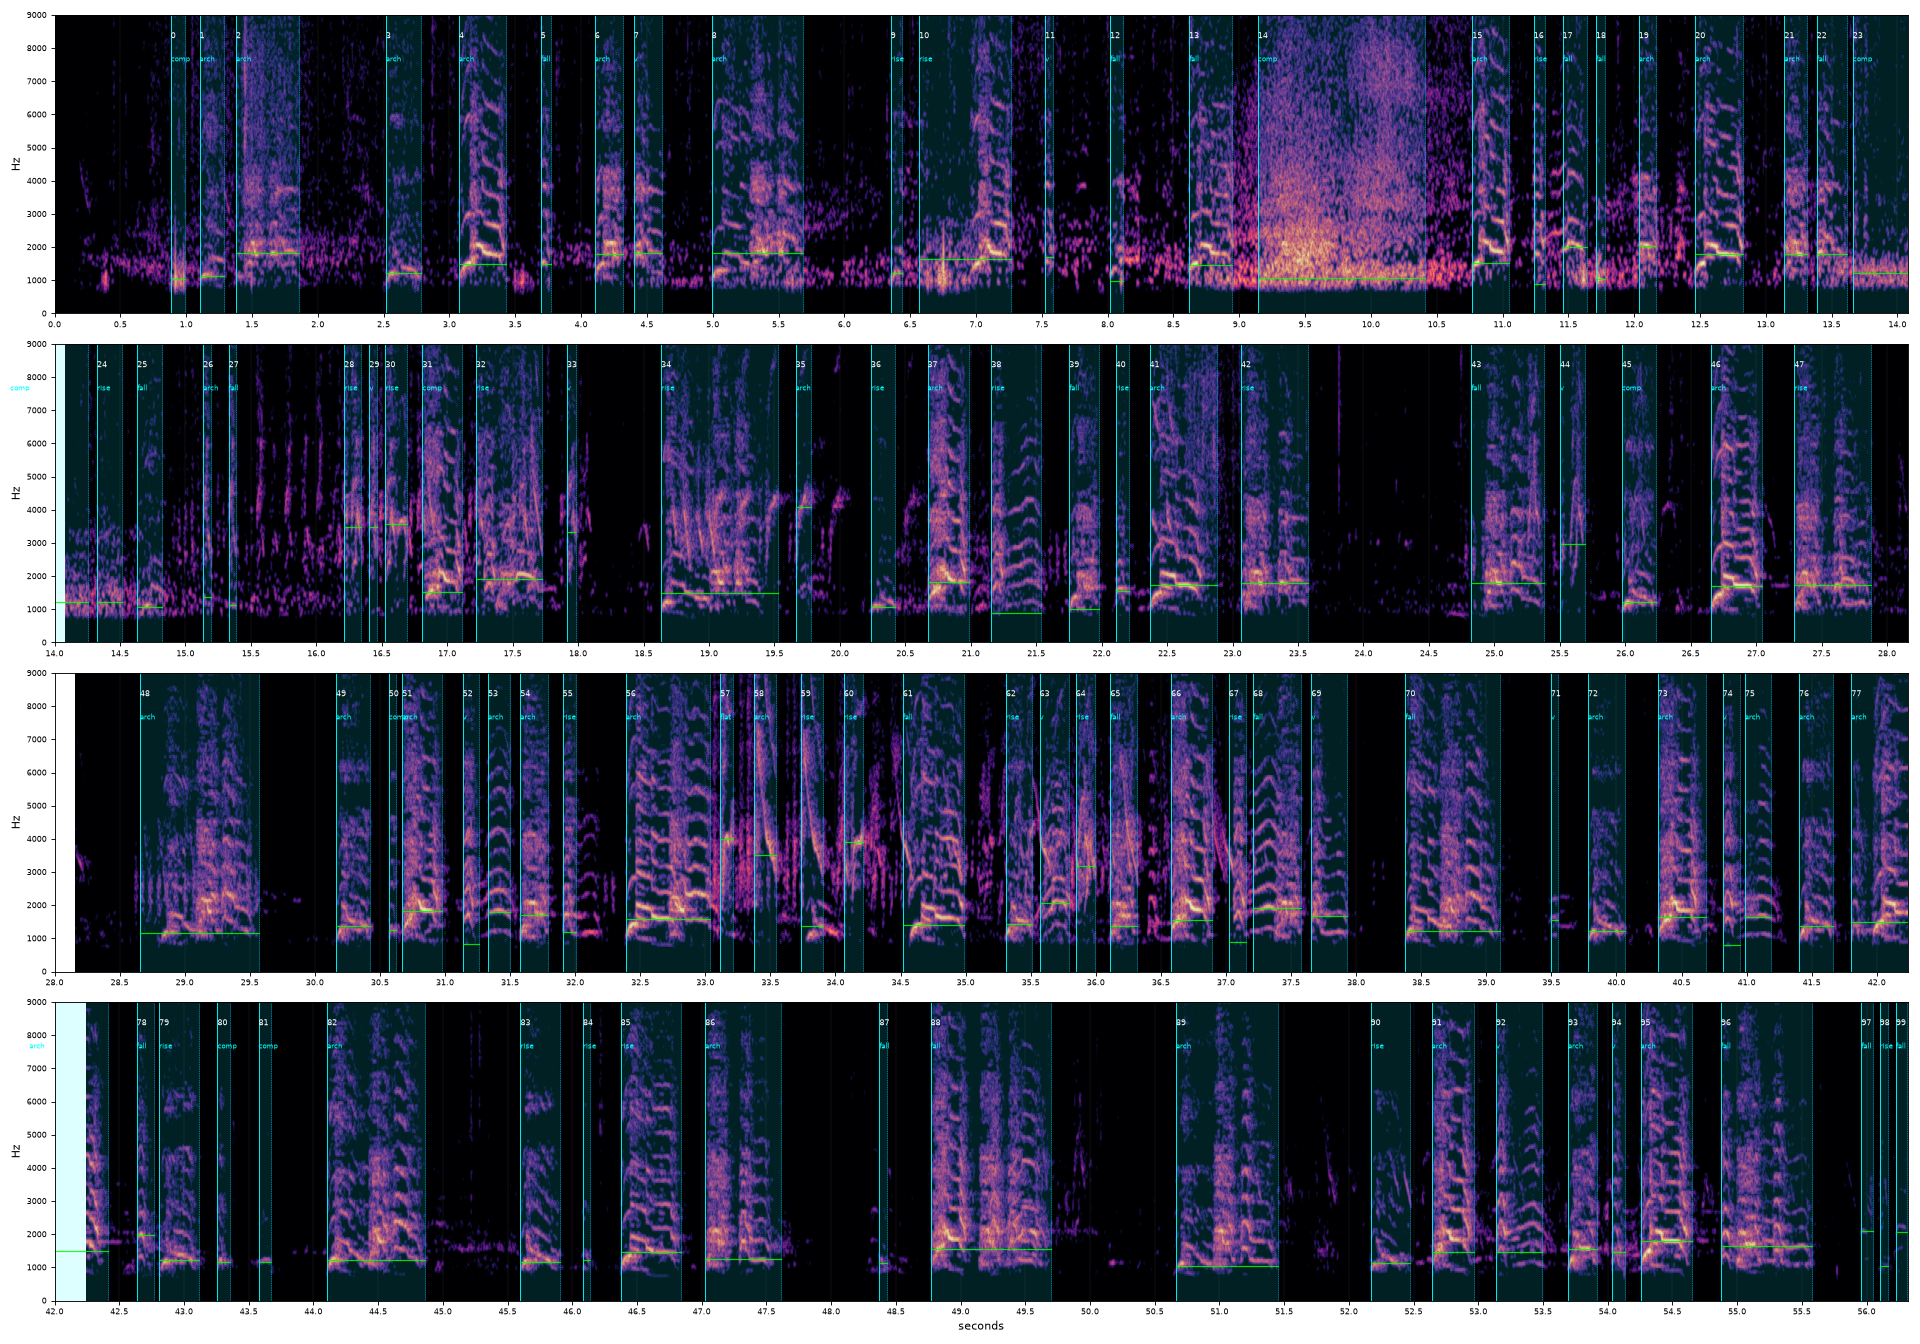

Generate this figure with Python:
"""Draw detected event boundaries over the denoised spectrogram, so the
segmentation can actually be eyeballed rather than trusted."""
import json
import numpy as np
import librosa
import matplotlib
matplotlib.use("Agg")
import matplotlib.pyplot as plt

SR, N_FFT, HOP = 48000, 1024, 128
y, sr = librosa.load("aigua_birds.wav", sr=SR, mono=True)
dur = len(y) / sr
S = librosa.amplitude_to_db(
    np.abs(librosa.stft(y, n_fft=N_FFT, hop_length=HOP)), ref=np.max)
freqs = librosa.fft_frequencies(sr=sr, n_fft=N_FFT)
fmask = freqs <= 9000
ev = json.load(open("events.json"))

PANELS = 4
seg = dur / PANELS
fig, axes = plt.subplots(PANELS, 1, figsize=(24, 4.2 * PANELS))
for i in range(PANELS):
    t0, t1 = i * seg, (i + 1) * seg
    ax = axes[i]
    c0 = int(t0 * sr / HOP)
    c1 = int(t1 * sr / HOP)
    ax.imshow(S[fmask][:, c0:c1], origin="lower", aspect="auto",
              extent=[t0, t1, 0, 9000], cmap="magma", vmin=-66, vmax=0)
    for e in ev:
        if e["t1"] < t0 or e["t0"] > t1:
            continue
        ax.axvspan(e["t0"], e["t1"], color="cyan", alpha=0.13)
        ax.axvline(e["t0"], color="cyan", lw=0.8)
        ax.axvline(e["t1"], color="deepskyblue", lw=0.6, ls=":")
        ax.text(e["t0"], 8300, f'{e["id"]}', color="w", fontsize=7)
        ax.text(e["t0"], 7600, e["shape"][:4], color="cyan", fontsize=6)
        if e["f0_med"]:
            ax.plot([e["t0"], e["t1"]], [e["f0_med"]] * 2,
                    color="lime", lw=1.1, alpha=0.85)
    ax.set_xlim(t0, t1)
    ax.set_ylabel("Hz")
    ax.set_xticks(np.arange(np.floor(t0), t1 + 0.01, 0.5))
    ax.tick_params(labelsize=7)
    ax.grid(axis="x", color="w", alpha=0.15, lw=0.4)
axes[-1].set_xlabel("seconds")
plt.tight_layout()
plt.savefig("verify_segments.png", dpi=80)
print("wrote verify_segments.png")
